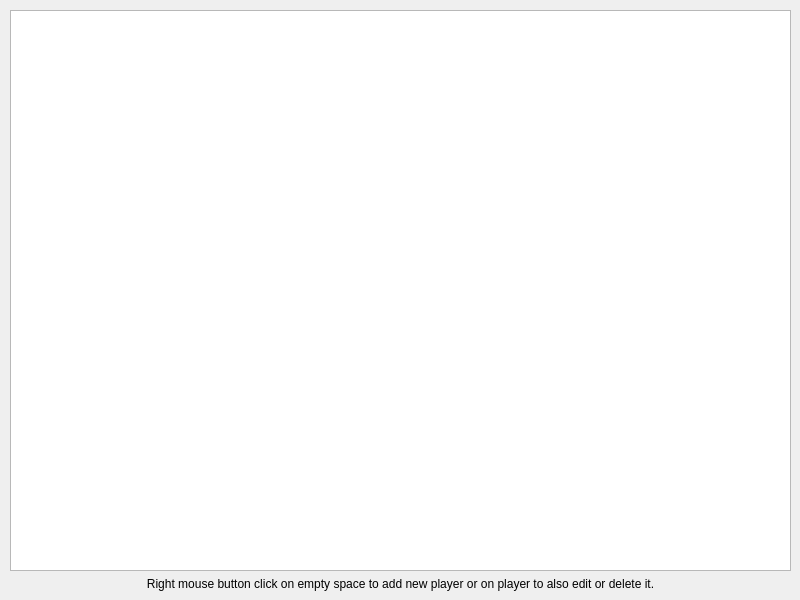
<?xml version="1.0" encoding="UTF-8"?>
<ui version="4.0">
 <class>statisticsWindow</class>
 <widget class="QMainWindow" name="statisticsWindow">
  <property name="windowModality">
   <enum>Qt::ApplicationModal</enum>
  </property>
  <property name="geometry">
   <rect>
    <x>0</x>
    <y>0</y>
    <width>800</width>
    <height>600</height>
   </rect>
  </property>
  <property name="sizePolicy">
   <sizepolicy hsizetype="Fixed" vsizetype="Fixed">
    <horstretch>0</horstretch>
    <verstretch>0</verstretch>
   </sizepolicy>
  </property>
  <property name="minimumSize">
   <size>
    <width>800</width>
    <height>600</height>
   </size>
  </property>
  <property name="maximumSize">
   <size>
    <width>800</width>
    <height>600</height>
   </size>
  </property>
  <property name="contextMenuPolicy">
   <enum>Qt::DefaultContextMenu</enum>
  </property>
  <property name="windowTitle">
   <string>Statistics</string>
  </property>
  <property name="windowIcon">
   <iconset>
    <normaloff>../icon.png</normaloff>../icon.png</iconset>
  </property>
  <widget class="QWidget" name="centralwidget">
   <widget class="QWidget" name="gridLayoutWidget">
    <property name="geometry">
     <rect>
      <x>10</x>
      <y>10</y>
      <width>781</width>
      <height>581</height>
     </rect>
    </property>
    <layout class="QGridLayout" name="mainGridLayout">
     <item row="0" column="0">
      <widget class="QTableWidget" name="statisticsTable">
       <property name="contextMenuPolicy">
        <enum>Qt::CustomContextMenu</enum>
       </property>
       <property name="sortingEnabled">
        <bool>false</bool>
       </property>
       <attribute name="horizontalHeaderStretchLastSection">
        <bool>true</bool>
       </attribute>
       <attribute name="verticalHeaderVisible">
        <bool>false</bool>
       </attribute>
      </widget>
     </item>
     <item row="1" column="0">
      <widget class="QLabel" name="label">
       <property name="text">
        <string>Right mouse button click on empty space to add new player or on player to also edit or delete it.</string>
       </property>
       <property name="alignment">
        <set>Qt::AlignCenter</set>
       </property>
      </widget>
     </item>
    </layout>
   </widget>
  </widget>
 </widget>
 <resources/>
 <connections/>
</ui>
